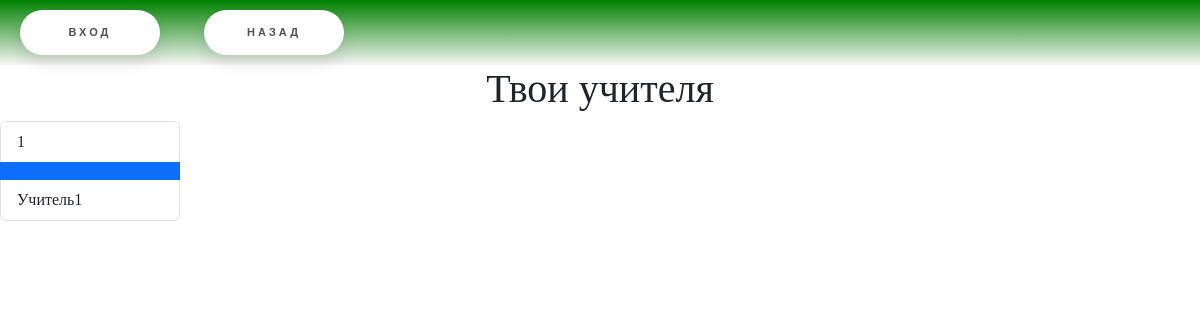
Before: /lk/student_teacher_list with the older database file.
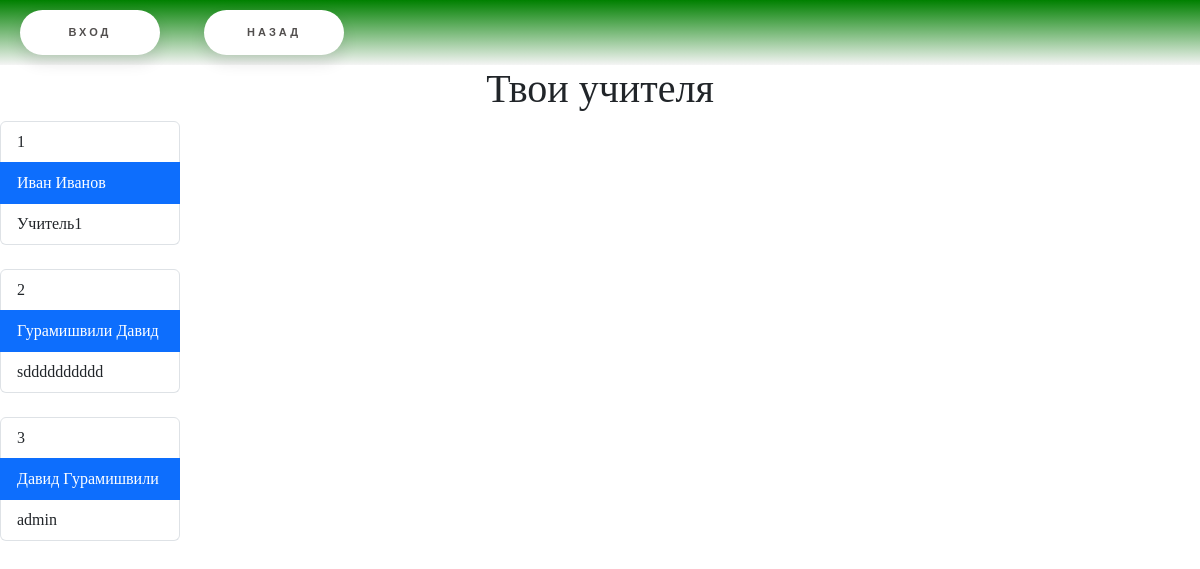
After: the same page with the newer database file.
### main/models.py (models this page shows)
class Teacher(models.Model):
    user = models.ForeignKey(User, verbose_name="Пользователь", on_delete=models.CASCADE, unique=True)
    def __str__(self) -> str:
        return str(self.user)
    class Meta:
        verbose_name= 'Учитель'
        verbose_name_plural = "Учителя"

class User(AbstractUser):
    user_type = models.ForeignKey(UserType, verbose_name="Тип пользователя", on_delete=models.SET_NULL, blank=True, null=True)
    phone_number = models.CharField("Телефон", max_length=15, blank=True, null=True)
    def __str__(self) -> str:
        return self.username
    class Meta:
        verbose_name= 'Пользователь'
        verbose_name_plural = "Пользователи"

### main/views.py (the view)
# urls.py: path("lk/student_teacher_list", views.student_teacher_list, name="student_teacher_list")
def student_teacher_list(request):
    teachers = models.Teacher.objects.all()
    print(teachers)
    return render(request, "student_teacher_list.html", {
        "teachers": teachers
    })

### main/templates/student_teacher_list.html (shortened to what this page needs)
{% extends "base.html" %}
{% block content %}
<h1>Твои учителя</h1>
{% for teacher in teachers %}
    <ul class='list-group' style="width: 15%">
        <li class="list-group-item">{{ forloop.counter }}</li>
        <li class="list-group-item active">{{teacher.user.first_name}} {{teacher.user.last_name}}</li>
        <li class="list-group-item">{{teacher.user.username}}</li>
    </ul>
    <br>
{% endfor %}
{% endblock %}

Changed rows visible on the page:
changed through a linked row, Teacher "Учитель1": user.first_name (not shown) → "Иван"; user.last_name (not shown) → "Иванов"
added Teacher: user.first_name "Гурамишвили", user.last_name "Давид", user.username "sdddddddddd"
added Teacher: user.first_name "Давид", user.last_name "Гурамишвили", user.username "admin"
